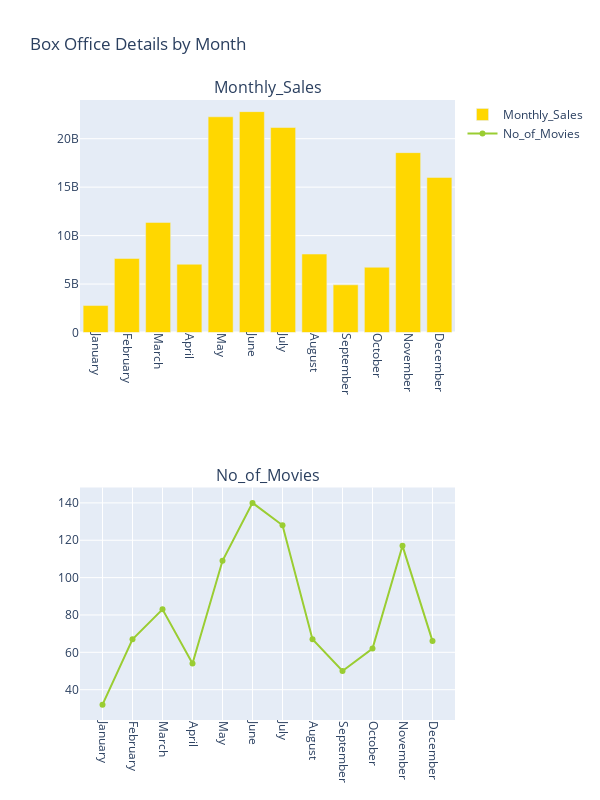

Notebook cell for this chart:
### Code cell
#set subplots layout
fig = make_subplots(rows=2, cols=1,subplot_titles=('Monthly_Sales', 'No_of_Movies'))

#Add plot traces
fig.add_trace(go.Bar(x=monthly_sales2['Opening_Month_Name'], y=monthly_sales2['Ticket_Sales'], name='Monthly_Sales',
                     marker=dict(color="gold")),row=1, col=1)

fig.add_trace(go.Scatter(x= monthly_sales2['Opening_Month_Name'],y=monthly_sales2['No_of_Movies'], name='No_of_Movies',  
                         marker=dict(color="yellowgreen")),row=2, col=1)

fig.update_layout(title = "Box Office Details by Month", width = 600, height=800, showlegend=True)

fig.update_xaxes(tickangle=90)
fig.show()

### Figure 1 — Plotly figure (JSON) as saved in the notebook; plotly's stock layout.template omitted (floating-point values rounded to 4 significant figures)
{"data": [{"marker": {"color": "gold"}, "name": "Monthly_Sales", "type": "bar", "x": ["January", "February", "March", "April", "May", "June", "July", "August", "September", "October", "November", "December"], "xaxis": "x", "y": [2780119099, 7643038061, 11361459345, 7044015701, 22258681104, 22793229270, 21151562153, 8095621763, 4920310820, 6733881025, 18561881077, 16002363265], "yaxis": "y"}, {"marker": {"color": "yellowgreen"}, "name": "No_of_Movies", "type": "scatter", "x": ["January", "February", "March", "April", "May", "June", "July", "August", "September", "October", "November", "December"], "xaxis": "x2", "y": [32, 67, 83, 54, 109, 140, 128, 67, 50, 62, 117, 66], "yaxis": "y2"}], "layout": {"annotations": [{"font": {"size": 16}, "showarrow": false, "text": "Monthly_Sales", "x": 0.5, "xanchor": "center", "xref": "paper", "y": 1, "yanchor": "bottom", "yref": "paper"}, {"font": {"size": 16}, "showarrow": false, "text": "No_of_Movies", "x": 0.5, "xanchor": "center", "xref": "paper", "y": 0.375, "yanchor": "bottom", "yref": "paper"}], "height": 800, "showlegend": true, "title": {"text": "Box Office Details by Month"}, "width": 600, "xaxis": {"anchor": "y", "autorange": true, "domain": [0, 1], "range": [-0.5, 11.5], "tickangle": 90, "type": "category"}, "xaxis2": {"anchor": "y2", "autorange": true, "domain": [0, 1], "range": [-0.7527, 11.75], "tickangle": 90, "type": "category"}, "yaxis": {"anchor": "x", "autorange": true, "domain": [0.625, 1], "range": [0, 23990000000.0], "type": "linear"}, "yaxis2": {"anchor": "x2", "autorange": true, "domain": [0, 0.375], "range": [23.77, 148.2], "type": "linear"}}}
